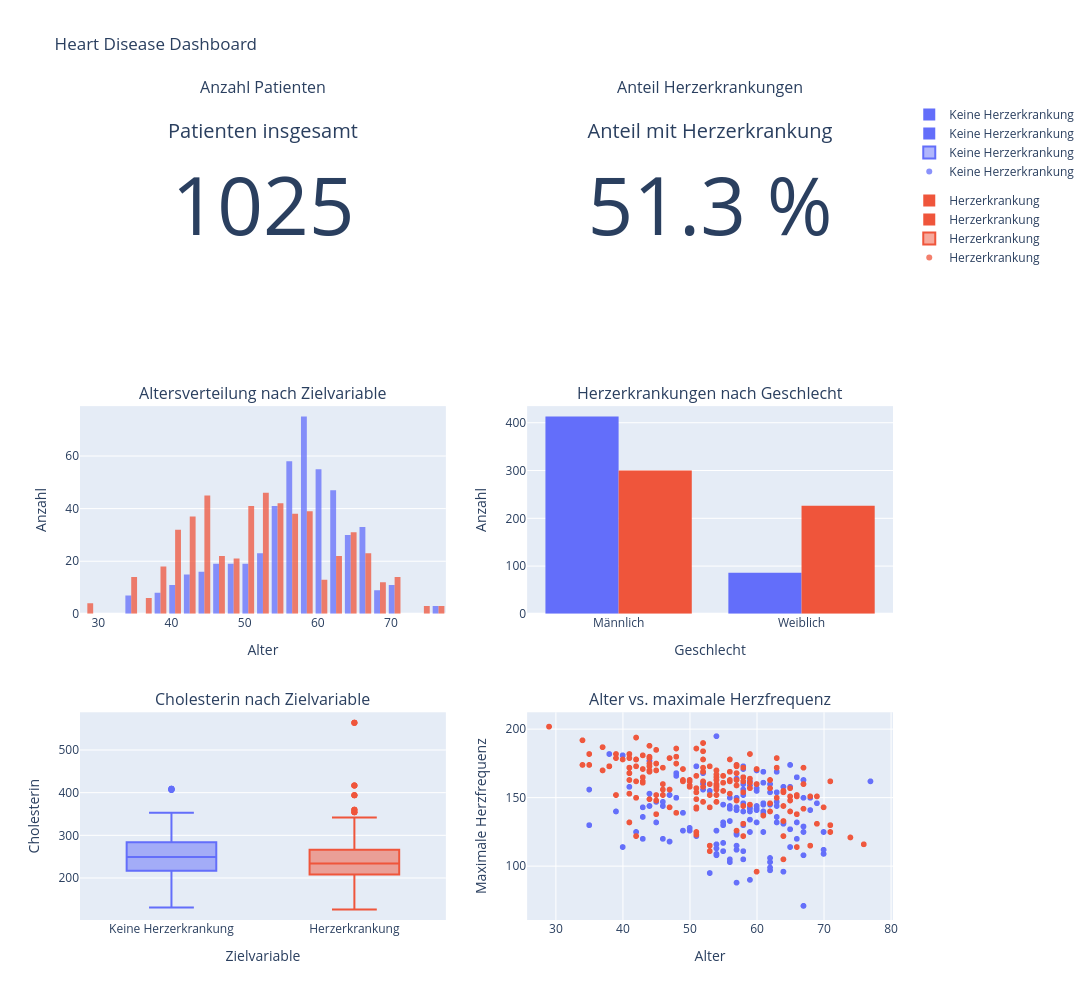

Notebook source saved alongside this figure:
### Markdown cell above
### Dashboard

Das Dashboard kombiniert zentrale Kennzahlen mit mehreren Visualisierungen.

Die oberen Kennzahlen geben einen schnellen Überblick über den Datensatz. Die Diagramme darunter zeigen Zusammenhänge und Unterschiede zwischen Patienten mit und ohne Herzerkrankung.

### Code cell
fig = make_subplots(
    rows=3,
    cols=2,
    specs=[
        [{"type": "indicator"}, {"type": "indicator"}],
        [{"type": "xy"}, {"type": "xy"}],
        [{"type": "xy"}, {"type": "xy"}]
    ],
    subplot_titles=(
        "Anzahl Patienten",
        "Anteil Herzerkrankungen",
        "Altersverteilung nach Zielvariable",
        "Herzerkrankungen nach Geschlecht",
        "Cholesterin nach Zielvariable",
        "Alter vs. maximale Herzfrequenz"
    ),
    vertical_spacing=0.12
)

# KPI 1: Anzahl Patienten
fig.add_trace(
    go.Indicator(
        mode="number",
        value=num_patients,
        title={"text": "Patienten insgesamt"}
    ),
    row=1,
    col=1
)

# KPI 2: Anteil Herzerkrankungen
fig.add_trace(
    go.Indicator(
        mode="number",
        value=heart_rate,
        number={"suffix": " %", "valueformat": ".1f"},
        title={"text": "Anteil mit Herzerkrankung"}
    ),
    row=1,
    col=2
)

# Histogramm: Alter nach Zielvariable
hist_age = px.histogram(
    df_dashboard,
    x="age",
    color="target_label",
    barmode="overlay",
    opacity=0.75
)

for trace in hist_age.data:
    fig.add_trace(trace, row=2, col=1)

# Balkendiagramm: Zielvariable nach Geschlecht
bar_sex = px.histogram(
    df_dashboard,
    x="sex_label",
    color="target_label",
    barmode="group"
)

for trace in bar_sex.data:
    fig.add_trace(trace, row=2, col=2)

# Boxplot: Cholesterin nach Zielvariable
box_chol = px.box(
    df_dashboard,
    x="target_label",
    y="chol",
    color="target_label"
)

for trace in box_chol.data:
    fig.add_trace(trace, row=3, col=1)

# Scatterplot: Alter vs. maximale Herzfrequenz
scatter_hr = px.scatter(
    df_dashboard,
    x="age",
    y="thalach",
    color="target_label",
    opacity=0.75
)

for trace in scatter_hr.data:
    fig.add_trace(trace, row=3, col=2)

fig.update_layout(
    height=1000,
    width=1200,
    title_text="Heart Disease Dashboard",
    showlegend=True
)

fig.update_xaxes(title_text="Alter", row=2, col=1)
fig.update_yaxes(title_text="Anzahl", row=2, col=1)

fig.update_xaxes(title_text="Geschlecht", row=2, col=2)
fig.update_yaxes(title_text="Anzahl", row=2, col=2)

fig.update_xaxes(title_text="Zielvariable", row=3, col=1)
fig.update_yaxes(title_text="Cholesterin", row=3, col=1)

fig.update_xaxes(title_text="Alter", row=3, col=2)
fig.update_yaxes(title_text="Maximale Herzfrequenz", row=3, col=2)

fig.show()

### Figure 1 — Plotly figure (JSON) as saved in the notebook; plotly's stock layout.template omitted (floating-point values rounded to 4 significant figures; data arrays with more than 128 entries replaced by an {"elided": "..."} marker saying what was removed)
{"data": [{"domain": {"x": [0, 0.45], "y": [0.7467, 1]}, "mode": "number", "title": {"text": "Patienten insgesamt"}, "type": "indicator", "value": 1025}, {"domain": {"x": [0.55, 1], "y": [0.7467, 1]}, "mode": "number", "number": {"suffix": " %", "valueformat": ".1f"}, "title": {"text": "Anteil mit Herzerkrankung"}, "type": "indicator", "value": 51.32}, {"bingroup": "x", "hovertemplate": "target_label=Keine Herzerkrankung<br>age=%{x}<br>count=%{y}<extra></extra>", "legendgroup": "Keine Herzerkrankung", "marker": {"color": "#636efa", "opacity": 0.75, "pattern": {"shape": ""}}, "name": "Keine Herzerkrankung", "orientation": "v", "showlegend": true, "type": "histogram", "x": {"elided": "499 int values"}, "xaxis": "x", "yaxis": "y"}, {"bingroup": "x", "hovertemplate": "target_label=Herzerkrankung<br>age=%{x}<br>count=%{y}<extra></extra>", "legendgroup": "Herzerkrankung", "marker": {"color": "#EF553B", "opacity": 0.75, "pattern": {"shape": ""}}, "name": "Herzerkrankung", "orientation": "v", "showlegend": true, "type": "histogram", "x": {"elided": "526 int values"}, "xaxis": "x", "yaxis": "y"}, {"alignmentgroup": "True", "bingroup": "x", "hovertemplate": "target_label=Keine Herzerkrankung<br>sex_label=%{x}<br>count=%{y}<extra></extra>", "legendgroup": "Keine Herzerkrankung", "marker": {"color": "#636efa", "pattern": {"shape": ""}}, "name": "Keine Herzerkrankung", "offsetgroup": "Keine Herzerkrankung", "orientation": "v", "showlegend": true, "type": "histogram", "x": {"elided": "499 str values"}, "xaxis": "x2", "yaxis": "y2"}, {"alignmentgroup": "True", "bingroup": "x", "hovertemplate": "target_label=Herzerkrankung<br>sex_label=%{x}<br>count=%{y}<extra></extra>", "legendgroup": "Herzerkrankung", "marker": {"color": "#EF553B", "pattern": {"shape": ""}}, "name": "Herzerkrankung", "offsetgroup": "Herzerkrankung", "orientation": "v", "showlegend": true, "type": "histogram", "x": {"elided": "526 str values"}, "xaxis": "x2", "yaxis": "y2"}, {"alignmentgroup": "True", "hovertemplate": "target_label=%{x}<br>chol=%{y}<extra></extra>", "legendgroup": "Keine Herzerkrankung", "marker": {"color": "#636efa"}, "name": "Keine Herzerkrankung", "notched": false, "offsetgroup": "Keine Herzerkrankung", "orientation": "v", "showlegend": true, "type": "box", "x": {"elided": "499 str values"}, "x0": " ", "xaxis": "x3", "y": {"elided": "499 int values"}, "y0": " ", "yaxis": "y3"}, {"alignmentgroup": "True", "hovertemplate": "target_label=%{x}<br>chol=%{y}<extra></extra>", "legendgroup": "Herzerkrankung", "marker": {"color": "#EF553B"}, "name": "Herzerkrankung", "notched": false, "offsetgroup": "Herzerkrankung", "orientation": "v", "showlegend": true, "type": "box", "x": {"elided": "526 str values"}, "x0": " ", "xaxis": "x3", "y": {"elided": "526 int values"}, "y0": " ", "yaxis": "y3"}, {"hovertemplate": "target_label=Keine Herzerkrankung<br>age=%{x}<br>thalach=%{y}<extra></extra>", "legendgroup": "Keine Herzerkrankung", "marker": {"color": "#636efa", "opacity": 0.75, "symbol": "circle"}, "mode": "markers", "name": "Keine Herzerkrankung", "showlegend": true, "type": "scattergl", "x": {"elided": "499 int values"}, "xaxis": "x4", "y": {"elided": "499 int values"}, "yaxis": "y4"}, {"hovertemplate": "target_label=Herzerkrankung<br>age=%{x}<br>thalach=%{y}<extra></extra>", "legendgroup": "Herzerkrankung", "marker": {"color": "#EF553B", "opacity": 0.75, "symbol": "circle"}, "mode": "markers", "name": "Herzerkrankung", "showlegend": true, "type": "scattergl", "x": {"elided": "526 int values"}, "xaxis": "x4", "y": {"elided": "526 int values"}, "yaxis": "y4"}], "layout": {"annotations": [{"font": {"size": 16}, "showarrow": false, "text": "Anzahl Patienten", "x": 0.225, "xanchor": "center", "xref": "paper", "y": 1, "yanchor": "bottom", "yref": "paper"}, {"font": {"size": 16}, "showarrow": false, "text": "Anteil Herzerkrankungen", "x": 0.775, "xanchor": "center", "xref": "paper", "y": 1, "yanchor": "bottom", "yref": "paper"}, {"font": {"size": 16}, "showarrow": false, "text": "Altersverteilung nach Zielvariable", "x": 0.225, "xanchor": "center", "xref": "paper", "y": 0.6267, "yanchor": "bottom", "yref": "paper"}, {"font": {"size": 16}, "showarrow": false, "text": "Herzerkrankungen nach Geschlecht", "x": 0.775, "xanchor": "center", "xref": "paper", "y": 0.6267, "yanchor": "bottom", "yref": "paper"}, {"font": {"size": 16}, "showarrow": false, "text": "Cholesterin nach Zielvariable", "x": 0.225, "xanchor": "center", "xref": "paper", "y": 0.2533, "yanchor": "bottom", "yref": "paper"}, {"font": {"size": 16}, "showarrow": false, "text": "Alter vs. maximale Herzfrequenz", "x": 0.775, "xanchor": "center", "xref": "paper", "y": 0.2533, "yanchor": "bottom", "yref": "paper"}], "height": 1000, "showlegend": true, "title": {"text": "Heart Disease Dashboard"}, "width": 1200, "xaxis": {"anchor": "y", "domain": [0, 0.45], "title": {"text": "Alter"}}, "xaxis2": {"anchor": "y2", "domain": [0.55, 1], "title": {"text": "Geschlecht"}}, "xaxis3": {"anchor": "y3", "domain": [0, 0.45], "title": {"text": "Zielvariable"}}, "xaxis4": {"anchor": "y4", "domain": [0.55, 1], "title": {"text": "Alter"}}, "yaxis": {"anchor": "x", "domain": [0.3733, 0.6267], "title": {"text": "Anzahl"}}, "yaxis2": {"anchor": "x2", "domain": [0.3733, 0.6267], "title": {"text": "Anzahl"}}, "yaxis3": {"anchor": "x3", "domain": [0, 0.2533], "title": {"text": "Cholesterin"}}, "yaxis4": {"anchor": "x4", "domain": [0, 0.2533], "title": {"text": "Maximale Herzfrequenz"}}}}
